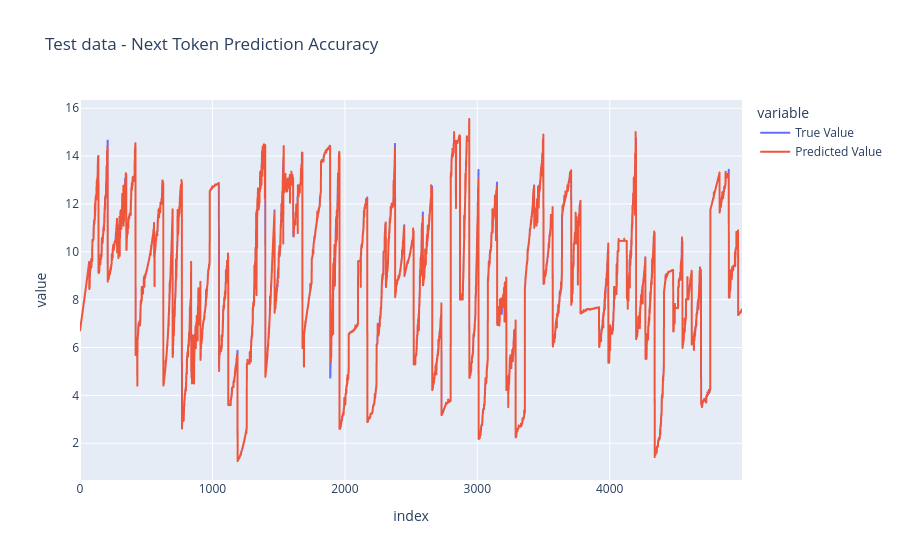

The code cell stored with this chart in its notebook:
### Markdown cell above
# test model loading from hf

this could be a differnet model than what we train here before pushing code to github

### Code cell
from huggingface_hub import hf_hub_download
file_path = hf_hub_download(
    repo_id="smasadzadeh/degradation-transformer",
    filename="degradation_transformer_model.safetensors"
)

config_file_path = hf_hub_download(
    repo_id="smasadzadeh/degradation-transformer",
    filename="degradation_transformer_model_config.json"
)



model_params = json.load(open(config_file_path, "rb"))
# import DegradationTransformer class from utils_file_path

model2 = DegradationTransformer(**model_params)
load_model(model2, file_path)


learner2 = Learner(model2, optim=None, loss_func=None, 
                  train_loader=None, test_loader=None, cbs=[])

y_predict = learner2.predict(x_batch, num_periods=1)[0][:, -1]



df=pd.DataFrame([y_batch, y_predict]).T
df.columns = ['True Value', 'Predicted Value']
fig = px.line(df, labels={ 'x':['Predicted Value','Predicted Value']}, title='Test data - Next Token Prediction Accuracy')
fig.show()

### Figure 1 — Plotly figure (JSON) as saved in the notebook; plotly's stock layout.template omitted (floating-point values rounded to 4 significant figures; data arrays with more than 128 entries replaced by an {"elided": "..."} marker saying what was removed)
{"data": [{"hovertemplate": "variable=True Value<br>index=%{x}<br>value=%{y}<extra></extra>", "legendgroup": "True Value", "line": {"color": "#636efa", "dash": "solid"}, "marker": {"symbol": "circle"}, "mode": "lines", "name": "True Value", "showlegend": true, "type": "scattergl", "x": {"elided": "5000 int values"}, "xaxis": "x", "y": {"elided": "5000 float values"}, "yaxis": "y"}, {"hovertemplate": "variable=Predicted Value<br>index=%{x}<br>value=%{y}<extra></extra>", "legendgroup": "Predicted Value", "line": {"color": "#EF553B", "dash": "solid"}, "marker": {"symbol": "circle"}, "mode": "lines", "name": "Predicted Value", "showlegend": true, "type": "scattergl", "x": {"elided": "5000 int values"}, "xaxis": "x", "y": {"elided": "5000 float values"}, "yaxis": "y"}], "layout": {"legend": {"title": {"text": "variable"}, "tracegroupgap": 0}, "title": {"text": "Test data - Next Token Prediction Accuracy"}, "xaxis": {"anchor": "y", "domain": [0, 1], "title": {"text": "index"}}, "yaxis": {"anchor": "x", "domain": [0, 1], "title": {"text": "value"}}}}
